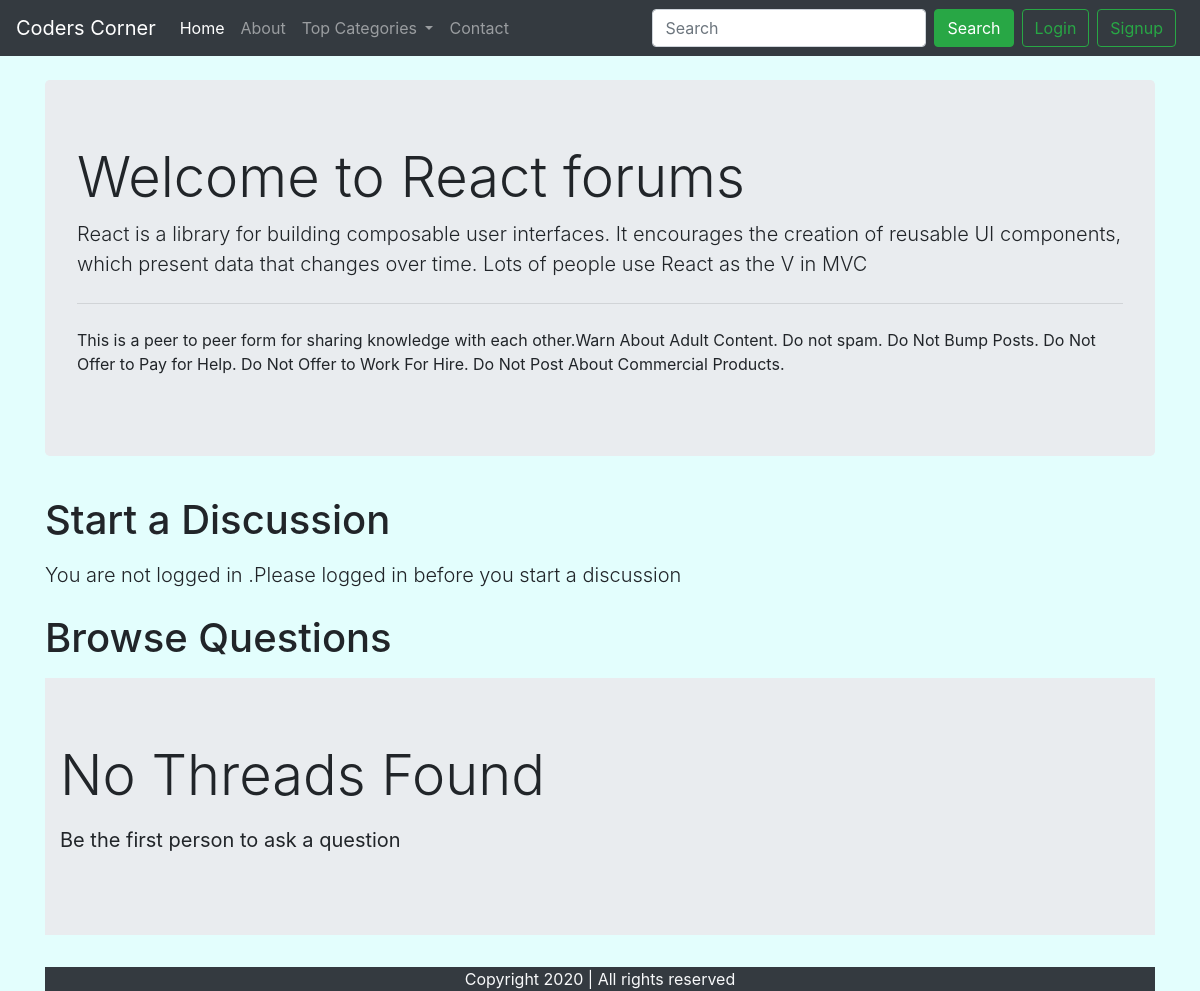
Screenshot of /index.php?catid=5 with the database file from the repository.
### tables this page shows
CREATE TABLE `categories` (
  `categeory_id` int(8) NOT NULL,
  `caetgory_name` varchar(255) NOT NULL,
  `category_description` varchar(255) NOT NULL,
  `created` datetime NOT NULL DEFAULT current_timestamp(),
  `Images_name` varchar(100) NOT NULL
);

### index.php (the view, shortened to what this page needs)
<!doctype html>
<html lang="en">
<head>
    <link rel="stylesheet" href="https://stackpath.bootstrapcdn.com/bootstrap/4.5.0/css/bootstrap.min.css"
>
</head>
<body>
    <?php include 'partials/dbconnect.php';?>
    <?php include 'partials/header.php';?>
    <?php
    $id=$_GET['catid'];
    $sql="SELECT * FROM `categories` where categeory_id=$id";
    $result=mysqli_query($conn,$sql);
    while($row=mysqli_fetch_assoc($result)){
        $catname=$row['caetgory_name'];
        $catdesc=$row['category_description'];
    }
    ?>
    <div class="container my-4" id="ques">
        <div class="jumbotron">
            <h1 class="display-4">Welcome to <?php echo $catname;?> forums</h1>
            <p class="lead"><?php echo $catdesc;?> </p>
            <hr class="my-4">
            <p>This is a peer to peer form for sharing knowledge with each other.Warn About Adult Content.
                Do not spam.
                Do Not Bump Posts.
                Do Not Offer to Pay for Help.
                Do Not Offer to Work For Hire.
                Do Not Post About Commercial Products.</p>
        </div>
    </div>
    <?php
if(isset($_SESSION['loggedin']) &&  $_SESSION['loggedin']==true)
{
    echo '<div class="container">
    <h1 class="py-2">Start a Discussion</h1>
        <form action="'.$_SERVER["REQUEST_URI"] .  '" method="post">
        <div class="form-group">
        <label for="exampleInputEmail1">Problem title</label>
        <input type="text" class="form-control" id="title" required name="title" aria-describedby="emailHelp">
        <small id="emailHelp" class="form-text text-muted">Keep your title as short and crisp
        </small>
        </div>
        <div class="form-group">
        <label for="exampleFormControlTextarea1">Elaborate your concern</label>
        <textarea class="form-control" id="desc" required name="desc" rows="3"></textarea>
        </div>
        <button type="submit" class="btn btn-success">Submit</button>
        <input type="hidden" name="sno" value="'. $_SESSION["sno"]. '">
        </form>
        </div>';
    }
    else
    {
        echo '<div class="container">
        <h1 class="py-2">Start a Discussion</h1>
        <p class="lead">You are not logged in .Please logged in before you start a discussion </p> </div>';
    }
    ?>
    <div class="container">
        <h1 class="py-2">Browse Questions</h1>
    <?php
    $noresult=true;
    if($noresult)
    {
        echo '<div class="jumbotron jumbotron-fluid">
        <div class="container">
          <p class="display-4">No Threads Found</p>
          <p class="lead"><b> Be the first person to ask a question </b></p>
        </div>
      </div>';
    }
    ?>
        <?php include 'partials/footer.php';?>
</body>
</html>

### index.php (style rules this page uses)
body { background-color: #e3fefd; }

### rows the page displays
categories: caetgory_name "React", category_description "React is a library for building composable user interfaces. It encourages the creation of reusable UI components, which present data that changes over time. Lots of people use React as the V in MVC"
